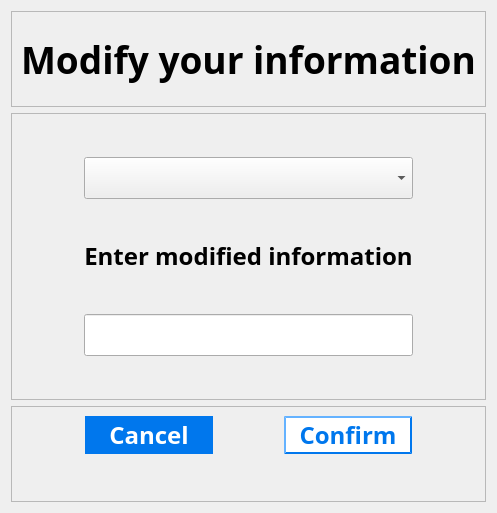
           <widget class="QWidget" name="modify_personal_page">
            <layout class="QVBoxLayout" name="verticalLayout_22">
             <item>
              <layout class="QVBoxLayout" name="verticalLayout_21" stretch="1,3,1">
               <item>
                <widget class="QFrame" name="frame_35">
                 <property name="frameShape">
                  <enum>QFrame::StyledPanel</enum>
                 </property>
                 <property name="frameShadow">
                  <enum>QFrame::Raised</enum>
                 </property>
                 <layout class="QGridLayout" name="gridLayout_70">
                  <item row="0" column="0">
                   <layout class="QGridLayout" name="gridLayout_69">
                    <item row="0" column="0">
                     <widget class="QLabel" name="label_35">
                      <property name="font">
                       <font>
                        <family>Bahnschrift SemiBold</family>
                        <pointsize>28</pointsize>
                        <weight>75</weight>
                        <bold>true</bold>
                       </font>
                      </property>
                      <property name="text">
                       <string>Modify your information</string>
                      </property>
                      <property name="alignment">
                       <set>Qt::AlignCenter</set>
                      </property>
                     </widget>
                    </item>
                   </layout>
                  </item>
                 </layout>
                </widget>
               </item>
               <item>
                <widget class="QFrame" name="frame_34">
                 <property name="frameShape">
                  <enum>QFrame::StyledPanel</enum>
                 </property>
                 <property name="frameShadow">
                  <enum>QFrame::Raised</enum>
                 </property>
                 <layout class="QGridLayout" name="gridLayout_72">
                  <item row="0" column="0">
                   <layout class="QGridLayout" name="gridLayout_71" rowstretch="0,0,0,0,0,0,0" columnstretch="1,2,1">
                    <item row="1" column="1">
                     <widget class="QComboBox" name="co_to_modify">
                      <property name="sizePolicy">
                       <sizepolicy hsizetype="Preferred" vsizetype="Expanding">
                        <horstretch>0</horstretch>
                        <verstretch>0</verstretch>
                       </sizepolicy>
                      </property>
                      <property name="font">
                       <font>
                        <family>Bahnschrift SemiBold</family>
                        <pointsize>18</pointsize>
                        <weight>75</weight>
                        <bold>true</bold>
                       </font>
                      </property>
                      <item>
                       <property name="text">
                        <string/>
                       </property>
                      </item>
                      <item>
                       <property name="text">
                        <string>Name</string>
                       </property>
                      </item>
                      <item>
                       <property name="text">
                        <string>Phone num</string>
                       </property>
                      </item>
                      <item>
                       <property name="text">
                        <string>Email</string>
                       </property>
                      </item>
                      <item>
                       <property name="text">
                        <string>Card</string>
                       </property>
                      </item>
                      <item>
                       <property name="text">
                        <string>Password</string>
                       </property>
                      </item>
                     </widget>
                    </item>
                    <item row="5" column="1">
                     <widget class="QLineEdit" name="modify_info">
                      <property name="sizePolicy">
                       <sizepolicy hsizetype="Expanding" vsizetype="Expanding">
                        <horstretch>0</horstretch>
                        <verstretch>0</verstretch>
                       </sizepolicy>
                      </property>
                      <property name="font">
                       <font>
                        <family>Bahnschrift SemiBold</family>
                        <pointsize>18</pointsize>
                        <weight>75</weight>
                        <bold>true</bold>
                       </font>
                      </property>
                     </widget>
                    </item>
                    <item row="2" column="1">
                     <spacer name="verticalSpacer_26">
                      <property name="orientation">
                       <enum>Qt::Vertical</enum>
                      </property>
                      <property name="sizeHint" stdset="0">
                       <size>
                        <width>20</width>
                        <height>40</height>
                       </size>
                      </property>
                     </spacer>
                    </item>
                    <item row="1" column="0">
                     <spacer name="horizontalSpacer_46">
                      <property name="orientation">
                       <enum>Qt::Horizontal</enum>
                      </property>
                      <property name="sizeHint" stdset="0">
                       <size>
                        <width>40</width>
                        <height>20</height>
                       </size>
                      </property>
                     </spacer>
                    </item>
                    <item row="6" column="1">
                     <spacer name="verticalSpacer_28">
                      <property name="orientation">
                       <enum>Qt::Vertical</enum>
                      </property>
                      <property name="sizeHint" stdset="0">
                       <size>
                        <width>20</width>
                        <height>40</height>
                       </size>
                      </property>
                     </spacer>
                    </item>
                    <item row="3" column="1">
                     <widget class="QLabel" name="label_36">
                      <property name="font">
                       <font>
                        <family>Bahnschrift SemiBold</family>
                        <pointsize>18</pointsize>
                        <weight>75</weight>
                        <bold>true</bold>
                       </font>
                      </property>
                      <property name="text">
                       <string>Enter modified information</string>
                      </property>
                      <property name="alignment">
                       <set>Qt::AlignCenter</set>
                      </property>
                     </widget>
                    </item>
                    <item row="0" column="1">
                     <spacer name="verticalSpacer_27">
                      <property name="orientation">
                       <enum>Qt::Vertical</enum>
                      </property>
                      <property name="sizeHint" stdset="0">
                       <size>
                        <width>20</width>
                        <height>40</height>
                       </size>
                      </property>
                     </spacer>
                    </item>
                    <item row="5" column="2">
                     <spacer name="horizontalSpacer_45">
                      <property name="orientation">
                       <enum>Qt::Horizontal</enum>
                      </property>
                      <property name="sizeHint" stdset="0">
                       <size>
                        <width>40</width>
                        <height>20</height>
                       </size>
                      </property>
                     </spacer>
                    </item>
                    <item row="4" column="1">
                     <spacer name="verticalSpacer_29">
                      <property name="orientation">
                       <enum>Qt::Vertical</enum>
                      </property>
                      <property name="sizeHint" stdset="0">
                       <size>
                        <width>20</width>
                        <height>40</height>
                       </size>
                      </property>
                     </spacer>
                    </item>
                   </layout>
                  </item>
                 </layout>
                </widget>
               </item>
               <item>
                <widget class="QFrame" name="frame_33">
                 <property name="frameShape">
                  <enum>QFrame::StyledPanel</enum>
                 </property>
                 <property name="frameShadow">
                  <enum>QFrame::Raised</enum>
                 </property>
                 <layout class="QGridLayout" name="gridLayout_74">
                  <item row="0" column="0">
                   <layout class="QGridLayout" name="gridLayout_73" columnstretch="2,4,2,4,2">
                    <item row="0" column="1">
                     <widget class="QPushButton" name="to_personal_main_page">
                      <property name="sizePolicy">
                       <sizepolicy hsizetype="Minimum" vsizetype="Expanding">
                        <horstretch>0</horstretch>
                        <verstretch>0</verstretch>
                       </sizepolicy>
                      </property>
                      <property name="font">
                       <font>
                        <family>Bahnschrift SemiBold</family>
                        <pointsize>18</pointsize>
                        <weight>75</weight>
                        <bold>true</bold>
                       </font>
                      </property>
                      <property name="styleSheet">
                       <string notr="true">QPushButton{background-color: rgb(0, 119, 237); border-radius:20px; color:rgb(255,255,255);}</string>
                      </property>
                      <property name="text">
                       <string>Cancel</string>
                      </property>
                     </widget>
                    </item>
                    <item row="0" column="0">
                     <spacer name="horizontalSpacer_48">
                      <property name="orientation">
                       <enum>Qt::Horizontal</enum>
                      </property>
                      <property name="sizeHint" stdset="0">
                       <size>
                        <width>40</width>
                        <height>20</height>
                       </size>
                      </property>
                     </spacer>
                    </item>
                    <item row="0" column="3">
                     <widget class="QPushButton" name="to_op_su_page">
                      <property name="sizePolicy">
                       <sizepolicy hsizetype="Minimum" vsizetype="Expanding">
                        <horstretch>0</horstretch>
                        <verstretch>0</verstretch>
                       </sizepolicy>
                      </property>
                      <property name="font">
                       <font>
                        <family>Bahnschrift SemiBold</family>
                        <pointsize>18</pointsize>
                        <weight>75</weight>
                        <bold>true</bold>
                       </font>
                      </property>
                      <property name="styleSheet">
                       <string notr="true">QPushButton{background-color: rgb(255,255,255); border-radius:20px; color:rgb(0, 119, 237);border-width:2px;border-color:rgb(0, 119, 237);border-style:outset;}</string>
                      </property>
                      <property name="text">
                       <string>Confirm</string>
                      </property>
                     </widget>
                    </item>
                    <item row="0" column="2">
                     <spacer name="horizontalSpacer_47">
                      <property name="orientation">
                       <enum>Qt::Horizontal</enum>
                      </property>
                      <property name="sizeHint" stdset="0">
                       <size>
                        <width>40</width>
                        <height>20</height>
                       </size>
                      </property>
                     </spacer>
                    </item>
                    <item row="0" column="4">
                     <spacer name="horizontalSpacer_49">
                      <property name="orientation">
                       <enum>Qt::Horizontal</enum>
                      </property>
                      <property name="sizeHint" stdset="0">
                       <size>
                        <width>40</width>
                        <height>20</height>
                       </size>
                      </property>
                     </spacer>
                    </item>
                    <item row="1" column="1">
                     <spacer name="verticalSpacer_30">
                      <property name="orientation">
                       <enum>Qt::Vertical</enum>
                      </property>
                      <property name="sizeHint" stdset="0">
                       <size>
                        <width>20</width>
                        <height>40</height>
                       </size>
                      </property>
                     </spacer>
                    </item>
                   </layout>
                  </item>
                 </layout>
                </widget>
               </item>
              </layout>
             </item>
            </layout>
           </widget>
